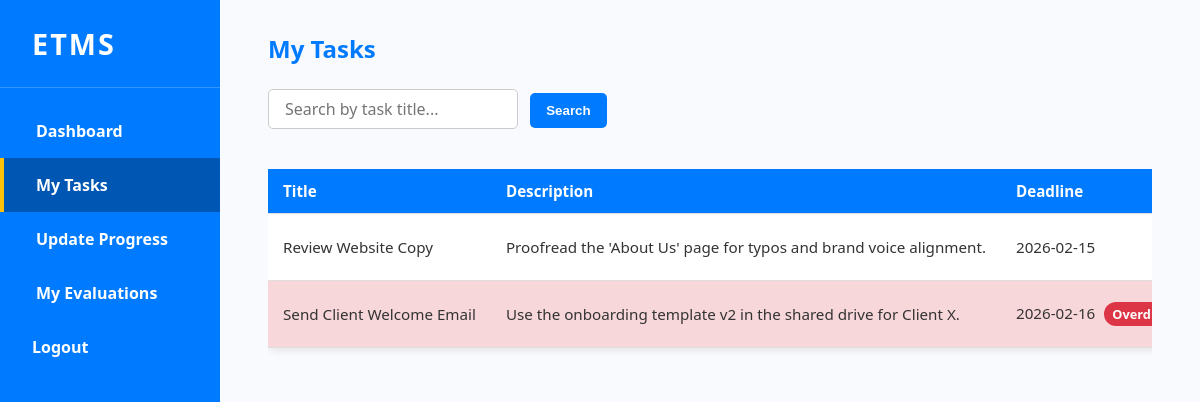
/my-tasks.php (signed in), run on the app's committed database.
### tables this page shows
CREATE TABLE `tasks` (
  `id` int(11) NOT NULL,
  `title` varchar(255) NOT NULL,
  `description` text DEFAULT NULL,
  `deadline` date DEFAULT NULL,
  `priority` varchar(50) DEFAULT NULL,
  `status` varchar(50) NOT NULL DEFAULT 'Not Started',
  `progress` int(11) DEFAULT NULL,
  `created_at` datetime NOT NULL DEFAULT current_timestamp(),
  `assigned_to` int(11) DEFAULT NULL,
  `updated_at` datetime DEFAULT current_timestamp() ON UPDATE current_timestamp()
);

### my-tasks.php (the view, shortened to what this page needs)
<?php
include 'db.php';
$employee_id = $_SESSION['user_id'];
$today = date('Y-m-d');
$search = trim($_GET['search'] ?? '');
$page = max(1, intval($_GET['page'] ?? 1));
$tasksPerPage = 5;
$offset = ($page - 1) * $tasksPerPage;
if ($search !== '') {
    $query = "SELECT * FROM tasks WHERE assigned_to = ? AND title LIKE ? LIMIT ? OFFSET ?";
    $stmt = $conn->prepare($query);
    $like = "%$search%";
    $stmt->bind_param("isii", $employee_id, $like, $tasksPerPage, $offset);
} else {
    $query = "SELECT * FROM tasks WHERE assigned_to = ? LIMIT ? OFFSET ?";
    $stmt = $conn->prepare($query);
    $stmt->bind_param("iii", $employee_id, $tasksPerPage, $offset);
}
$stmt->execute();
$result = $stmt->get_result();
?>
<!DOCTYPE html>
<html lang="en">
<head>
    <link rel="stylesheet" href="dashboard.css" />
</head>
<body>
<div class="sidebar">
    <div class="sidebar-logo">ETMS</div>
    <ul class="sidebar-menu">
        <li><a href="employee-dashboard.php">Dashboard</a></li>
        <li><a href="my-tasks.php" class="active">My Tasks</a></li>
        <li><a href="update-progress.php">Update Progress</a></li>
        <li><a href="employee-evaluations.php">My Evaluations</a></li>
        <li><a href="logout.php" class="logout">Logout</a></li>
    </ul>
</div>
<div class="main-content">
    <header><h2>My Tasks</h2></header>
    <form method="GET" style="margin-bottom: 1.5rem;">
        <input type="text" name="search" value="<?= htmlspecialchars($search); ?>" placeholder="Search by task title..." style="padding: 0.5rem 1rem; border-radius: 5px; border: 1px solid #ccc; width: 250px;" />
        <button type="submit" class="btn" style="margin-left: 8px;">Search</button>
    </form>
    <section class="table-container">
        <table class="styled-table">
            <thead>
                <tr>
                    <th>Title</th>
                    <th>Description</th>
                    <th>Deadline</th>
                </tr>
            </thead>
            <tbody>
            <?php if ($result->num_rows > 0): ?>
                <?php while ($task = $result->fetch_assoc()):
                    $isOverdue = ($task['deadline'] < $today) && ($task['status'] !== 'Completed');
                ?>
                    <tr <?= $isOverdue ? 'class="overdue-row"' : ''; ?>>
                        <td><?= htmlspecialchars($task['title']); ?></td>
                        <td><?= htmlspecialchars($task['description']); ?></td>
                        <td>
                            <?= htmlspecialchars($task['deadline']); ?>
                            <?php if ($isOverdue): ?>
                                <span class="status-badge overdue">Overdue</span>
                            <?php endif; ?>
                        </td>
                    </tr>
                <?php endwhile; ?>
            <?php else: ?>
                <tr><td colspan="7" class="no-data-msg">No tasks assigned yet.</td></tr>
            <?php endif; ?>
            </tbody>
        </table>
    </section>
</div>
</body>
</html>

### dashboard.css (style rules this page uses)
body { font-family: 'Segoe UI', Tahoma, Geneva, Verdana, sans-serif; background-color: #f9fafd; color: #333; margin: 0; padding: 0; }
.sidebar { width: 220px; height: 100vh; background-color: #007bff; color: white; position: fixed; top: 0; left: 0; display: flex; flex-direction: column; z-index: 1000; }
.sidebar-logo { font-size: 1.8rem; font-weight: 700; padding: 1.5rem 2rem; letter-spacing: 2px; border-bottom: 1px solid rgba(255, 255, 255, 0.2); white-space: nowrap; }
.sidebar-menu { list-style: none; margin: 0; padding: 1rem 0; flex-grow: 1; }
.sidebar-menu li { margin: 0; }
.sidebar-menu li a { display: block; padding: 1rem 2rem; color: white; text-decoration: none; font-weight: 600; transition: background-color 0.3s ease, border-left-color 0.3s ease; border-left: 4px solid transparent; white-space: nowrap; }
.sidebar-menu li a:hover, .sidebar-menu li a.active { background-color: #0056b3; border-left: 4px solid #ffc107; color: #fff; }
.sidebar-menu li a.logout { margin-top: auto; background-color: #007bff; border-left: none; }
.main-content { margin-left: 220px; padding: 2rem 3rem; background-color: #f9fafd; min-height: 100vh; transition: margin-left 0.3s ease; }
.main-content header h2 { margin: 0 0 1.5rem 0; font-weight: 700; color: #007bff; }
.btn { background-color: #007bff; color: white; padding: 0.6rem 1rem; border: none; border-radius: 5px; font-weight: 600; cursor: pointer; text-align: center; text-decoration: none; transition: background-color 0.3s ease; display: inline-block; }
input[type="text"], input[type="date"], select, textarea, input[type="range"] { width: 100%; padding: 0.6rem 0.8rem; margin-bottom: 1rem; border: 1px solid #ccc; border-radius: 5px; font-size: 1rem; transition: border-color 0.3s ease; font-family: inherit; box-sizing: border-box; }
.table-container { overflow-x: auto; }
table { width: 100%; border-collapse: collapse; background: white; border-radius: 8px; box-shadow: 0 2px 8px rgba(0, 0, 0, 0.1); font-size: 0.95rem; }
thead tr { background-color: #007bff; color: white; text-align: left; }
th, td { padding: 12px 15px; border-bottom: 1px solid #ddd; vertical-align: middle; white-space: nowrap; }
.status-badge { display: inline-block; padding: 0.3rem 0.6rem; border-radius: 4px; color: #fff; font-size: 0.85rem; font-weight: bold; text-transform: capitalize; }
.status-badge.overdue { background-color: #dc3545; color: #fff; }
.status-badge { background-color: #6c757d; }
.overdue-row { background-color: #f8d7da; }
.status-badge.overdue { background-color: #dc3545; color: white; padding: 3px 8px; border-radius: 12px; font-weight: bold; font-size: 0.8rem; margin-left: 5px; }

### data on the page
tasks: title "Review Website Copy", description "Proofread the 'About Us' page for typos and brand voice alignment.", deadline "2026-02-15"
tasks: title "Send Client Welcome Email", description "Use the onboarding template v2 in the shared drive for Client X.", deadline "2026-02-16", status "Overdue"
